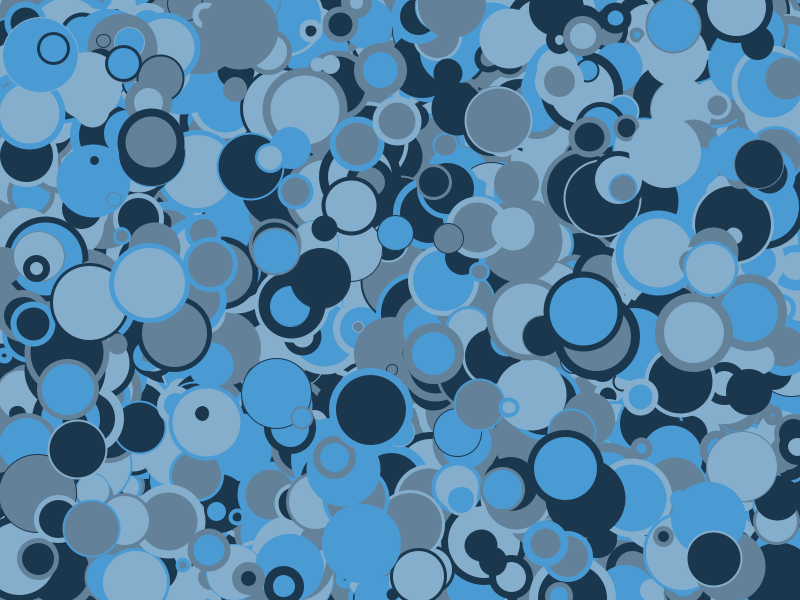
Frame 1 (no input)
Frame 60 (the mouse pressed at the canvas centre just before this capture): identical to frame 1, image omitted
Frame 120 (the mouse held since frame 60 and released just before this capture): identical to frame 1, image omitted

The Processing sketch that drew this single still picture (run headless with seeded random() and noise(); from frame 60 on, the mouse is pressed at the canvas centre):

// Processing sketch: processing_108907
// ── processing_108907.pde

// TWO SENTENCE ARTISTIC STATEMENT

//Define Color Palette
color[] rainyday = {#31414D, #4A9AD4, #84AECC, #1B374D, #638299};
color[] palette = rainyday;
float counter = 0;

//Create setup code block
void setup(){
 //maximum window size for this assignment
 //size(1280, 720);
 size(800, 600);
 //select the first color from the selected palette
 background(palette[0]);
}

//Create the draw code block
void draw(){
 //Setup while loop counting up to 8000
 while(counter < 8000){
   //Set stroke color to random palette color[removed];
   stroke(palette[int(random(1, 5))]);
   //Set stroke weight randomly
   strokeWeight(int(random(1, 10)));
   //Set fill color randomly from palette
   fill(palette[int(random(1, 5))]);
   //set ellipse origin location x to random of screen width
   float x = random(width);
   //set ellipse origin location x to random of screen height    
   float y = random(height);
   //set ellipse height and width randomly
   float d = random(10, 80);
   //draw ellipse 
   ellipse(x, y, d, d);
   //change limiter count randomly between -1 and +2
   counter += random(-1, +2);
 }
}
